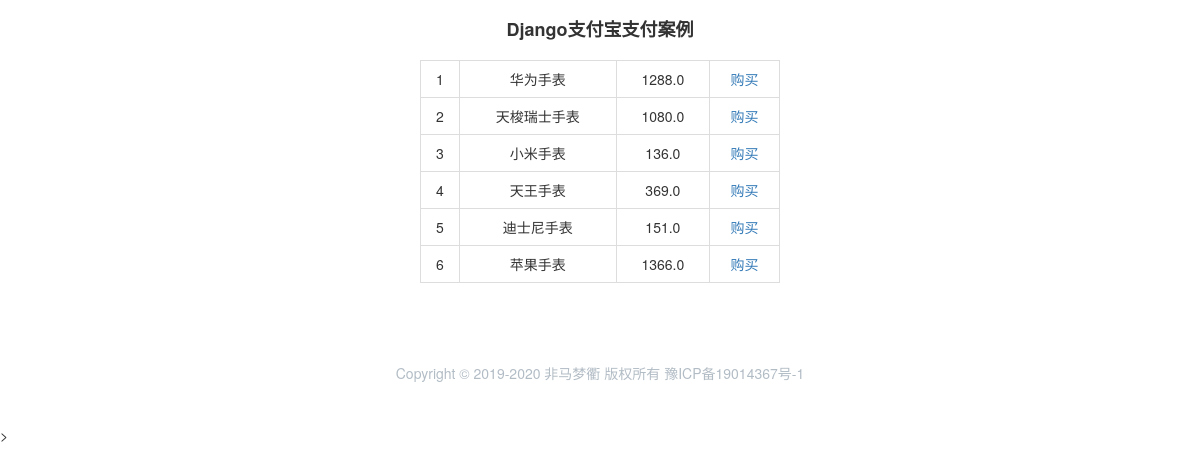
/goods/, run on the app's committed database.
### demo/models.py (models this page shows, shortened)
class Goods(models.Model):
    goods_name = models.CharField(max_length=100, verbose_name='商品名称')
    goods_price = models.FloatField(default=0.0, verbose_name='商品价格')
    class Meta:
        verbose_name = "商品"
        verbose_name_plural = verbose_name

### demo/views.py (the view)
# urls.py: path('goods/', views.goods, name='goods'),
def goods(request):
    goods_list = Goods.objects.all()
    context = {
        'goods_list': goods_list,
    }
    return render(request, 'demo/goods.html', context)

### demo/templates/demo/goods.html (shortened to what this page needs)
<!doctype html>
<html lang="en">
<head>
  <link rel="stylesheet" href="https://cdn.jsdelivr.net/npm/bootstrap@3.3.7/dist/css/bootstrap.min.css"
>
</head>
<body>
<div class="container">
  <div class="row" style="margin-top: 10px">
    <h4 style="text-align: center;font-weight: bold">Django支付宝支付案例</h4>
  </div>
  <div class="row" style="margin-top: 10px">
    <div class="col-md-4 col-md-offset-4">
      <table class="table table-bordered">
        {% for row in goods_list %}
          <tr style="text-align: center">
            <td>{{ row.id }}</td>
            <td>{{ row.goods_name }}</td>
            <td>{{ row.goods_price }}</td>
            <td><a href="{% url "purchase" row.id %}">购买</a></td>
          </tr>
        {% endfor %}
      </table>
    </div>
  </div>
</div>
<div class="container-fluid" style="color: #b2bcc5;margin-top: 20px;margin-bottom: 2px">
  <div class="row">
    <div class="col-md-12 text-center" style="padding: 40px">
      Copyright © 2019-2020 非马梦衢 版权所有
      <a target="_blank_" href="http://www.miit.gov.cn/" style="color:#b2bcc5;">豫ICP备19014367号-1</a>
    </div>
  </div>
</div>
</body>>
</html>

### data on the page
Goods: id "1", goods_name "华为手表", goods_price "1288.0"
Goods: id "2", goods_name "天梭瑞士手表", goods_price "1080.0"
Goods: id "3", goods_name "小米手表", goods_price "136.0"
Goods: id "4", goods_name "天王手表", goods_price "369.0"
Goods: id "5", goods_name "迪士尼手表", goods_price "151.0"
Goods: id "6", goods_name "苹果手表", goods_price "1366.0"
